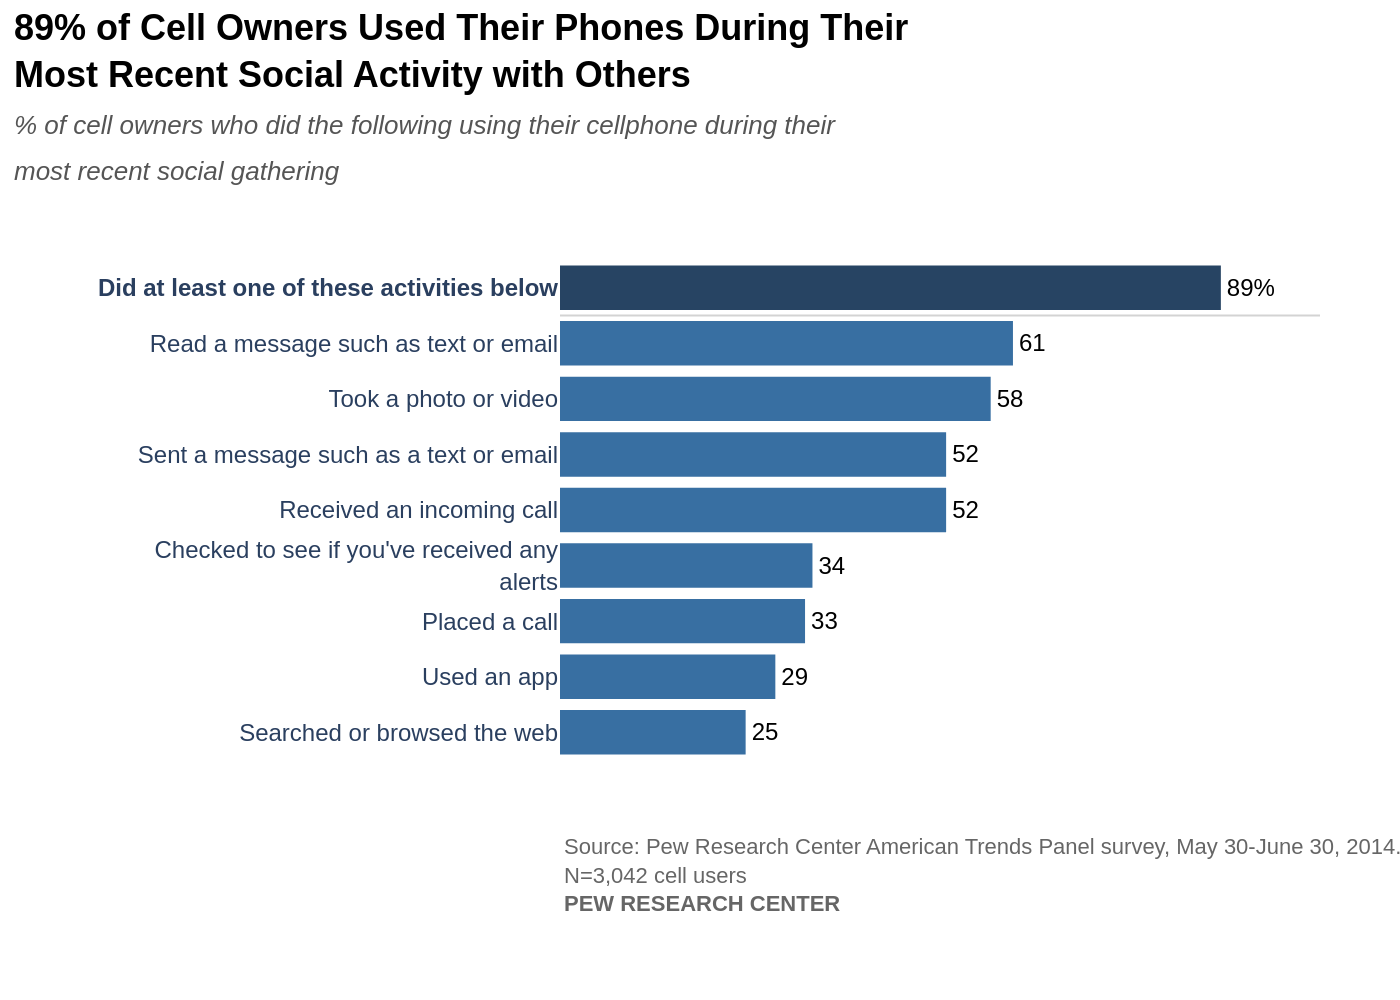

Here is the Python script that generated this plot:
import sys
import json
import plotly.graph_objects as go

if len(sys.argv) != 2:
    print("Usage: python create_chart.py <path_to_json_file>")
    sys.exit(1)

json_path = sys.argv[1]
output_filename = json_path.rsplit('.', 1)[0] + '.png'

with open(json_path, 'r', encoding='utf-8') as f:
    config = json.load(f)

chart_data_list = config['chart_data']
texts = config['texts']
colors = config['colors']

# Prepare data for Plotly; horizontal bar charts are plotted from bottom to top
categories = [d['category'] for d in chart_data_list]
values = [d['value'] for d in chart_data_list]
labels = [d['label'] for d in chart_data_list]

categories.reverse()
values.reverse()
labels.reverse()
colors.reverse()

fig = go.Figure()

fig.add_trace(go.Bar(
    y=categories,
    x=values,
    orientation='h',
    marker=dict(color=colors, line=dict(width=0)),
    text=labels,
    textposition='outside',
    textfont=dict(family="Arial", size=12, color='black'),
    hoverinfo='none',
    cliponaxis=False
))

# Combine title and subtitle using HTML for styling
full_title = f"{texts['title']}<br><span style='font-size:13px;color:#555555;'>{texts['subtitle']}</span>"

# Combine source and branding for the bottom annotation
source_and_branding = f"{texts['source']}<br>{texts['branding']}"

fig.update_layout(
    title=dict(
        text=full_title,
        y=0.96,
        x=0.01,
        xanchor='left',
        yanchor='top',
        font=dict(family="Arial", size=18, color='black')
    ),
    xaxis=dict(
        showgrid=False,
        zeroline=False,
        showline=False,
        showticklabels=False,
        range=[0, max(values) * 1.15]
    ),
    yaxis=dict(
        showgrid=False,
        zeroline=False,
        showline=False,
        autorange=False, # Use reversed data order
        range=[-0.5, len(categories) - 0.5],
        tickfont=dict(family="Arial", size=12)
    ),
    margin=dict(l=280, r=40, t=130, b=120),
    plot_bgcolor='white',
    paper_bgcolor='white',
    showlegend=False,
    font=dict(family="Arial")
)

# Add separator line below the top bar
# There are 9 categories. After reversal, top bar is at index 8. Line is between 8 and 7.
fig.add_shape(
    type="line",
    xref="paper", yref="y",
    x0=0, y0=7.5, x1=1, y1=7.5,
    line=dict(color="lightgrey", width=1)
)

# Add source and branding annotation at the bottom
fig.add_annotation(
    text=source_and_branding,
    xref="paper", yref="paper",
    x=0, y=0,
    xanchor="left", yanchor="top",
    align="left",
    showarrow=False,
    font=dict(family="Arial", size=11, color='#666666'),
    yshift=-35
)

fig.write_image(output_filename, scale=2)

print(f"Chart generated and saved to {output_filename}")
